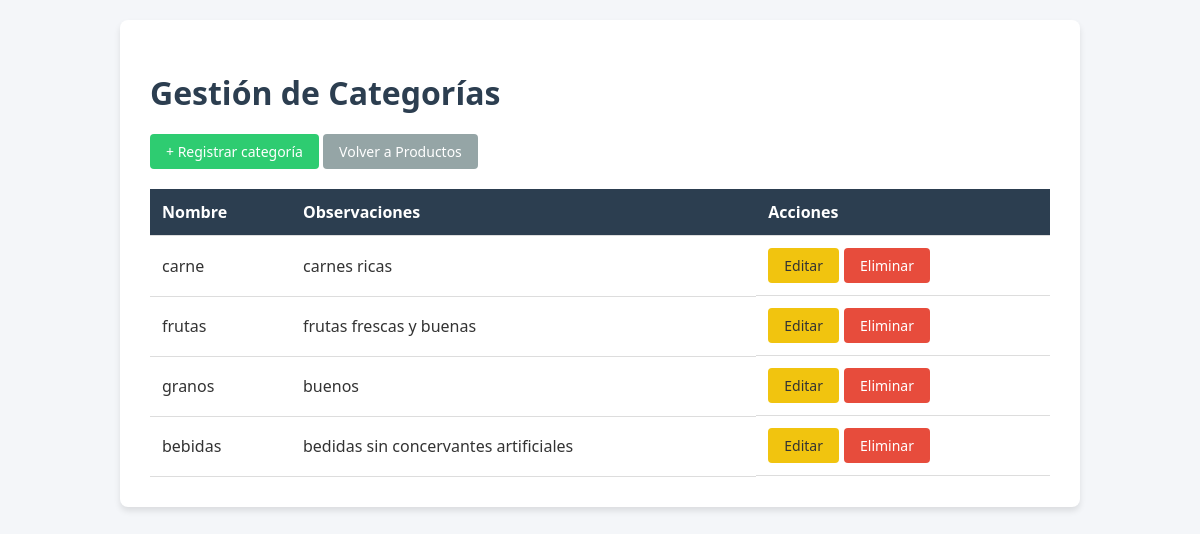
Page /categorias/ on the committed database.
### productos/models.py (models this page shows, shortened)
class Categoria(models.Model):
    nombre = models.CharField(max_length=100)
    observaciones = models.TextField(blank=True, null=True)

### productos/views.py (the view)
# urls.py: path('categorias/', views.lista_categorias, name='lista_categorias'),
def lista_categorias(request):
    categorias = Categoria.objects.all()
    return render(request, 'lista_categorias.html', {'categorias': categorias})

### productos/templates/lista_categorias.html (shortened to what this page needs)
{% load static %}
<!DOCTYPE html>
<html lang="es">
<head>
    <link rel="stylesheet" href="{% static 'css/style.css' %}">
</head>
<body>
    <div class="container">
        <h1>Gestión de Categorías</h1>
        <div style="margin-bottom: 20px;">
            <a href="{% url 'crear_categoria' %}" class="btn btn-success">+ Registrar categoría</a>
            <a href="{% url 'lista_productos' %}" class="btn btn-secondary">Volver a Productos</a>
        </div>
        {% if categorias %}
            <table>
                <thead>
                    <tr>
                        <th>Nombre</th>
                        <th>Observaciones</th>
                        <th>Acciones</th>
                    </tr>
                </thead>
                <tbody>
                    {% for categoria in categorias %}
                    <tr>
                        <td>{{ categoria.nombre }}</td>
                        <td>{{ categoria.observaciones|default:"Sin observaciones" }}</td>
                        <td class="actions">
                            <a href="{% url 'editar_categoria' categoria.pk %}" class="btn btn-warning">Editar</a>
                            <a href="{% url 'eliminar_categoria' categoria.pk %}"
                               class="btn btn-danger"
                               onclick="return confirm('¿Estás seguro de eliminar esta categoría?');">
                               Eliminar
                            </a>
                        </td>
                    </tr>
                    {% endfor %}
                </tbody>
            </table>
        {% else %}
            <p>No hay categorías registradas.</p>
        {% endif %}
    </div>
</body>
</html>

### productos/static/css/style.css (style rules this page uses)
body { font-family: 'Segoe UI', Tahoma, Geneva, Verdana, sans-serif; background-color: #f4f6f9; margin: 0; padding: 20px; color: #333; }
.container { max-width: 900px; margin: 0 auto; background: #ffffff; padding: 30px; border-radius: 8px; box-shadow: 0 4px 6px rgba(0,0,0,0.1); }
h1 { color: #2c3e50; margin-bottom: 20px; }
table { width: 100%; border-collapse: collapse; margin-top: 20px; }
th, td { padding: 12px; text-align: left; border-bottom: 1px solid #ddd; }
th { background-color: #2c3e50; color: white; }
.btn { display: inline-block; padding: 8px 16px; font-size: 14px; border-radius: 4px; text-decoration: none; color: white; border: none; cursor: pointer; }
.btn-success { background-color: #2ecc71; }
.btn-warning { background-color: #f1c40f; color: #333; }
.btn-danger { background-color: #e74c3c; }
.btn-secondary { background-color: #95a5a6; }
.actions { display: flex; gap: 5px; }

### rows in the picture
Categoria: nombre "carne", observaciones "carnes ricas"
Categoria: nombre "frutas", observaciones "frutas frescas y buenas"
Categoria: nombre "granos", observaciones "buenos"
Categoria: nombre "bebidas", observaciones "bedidas sin concervantes artificiales"
